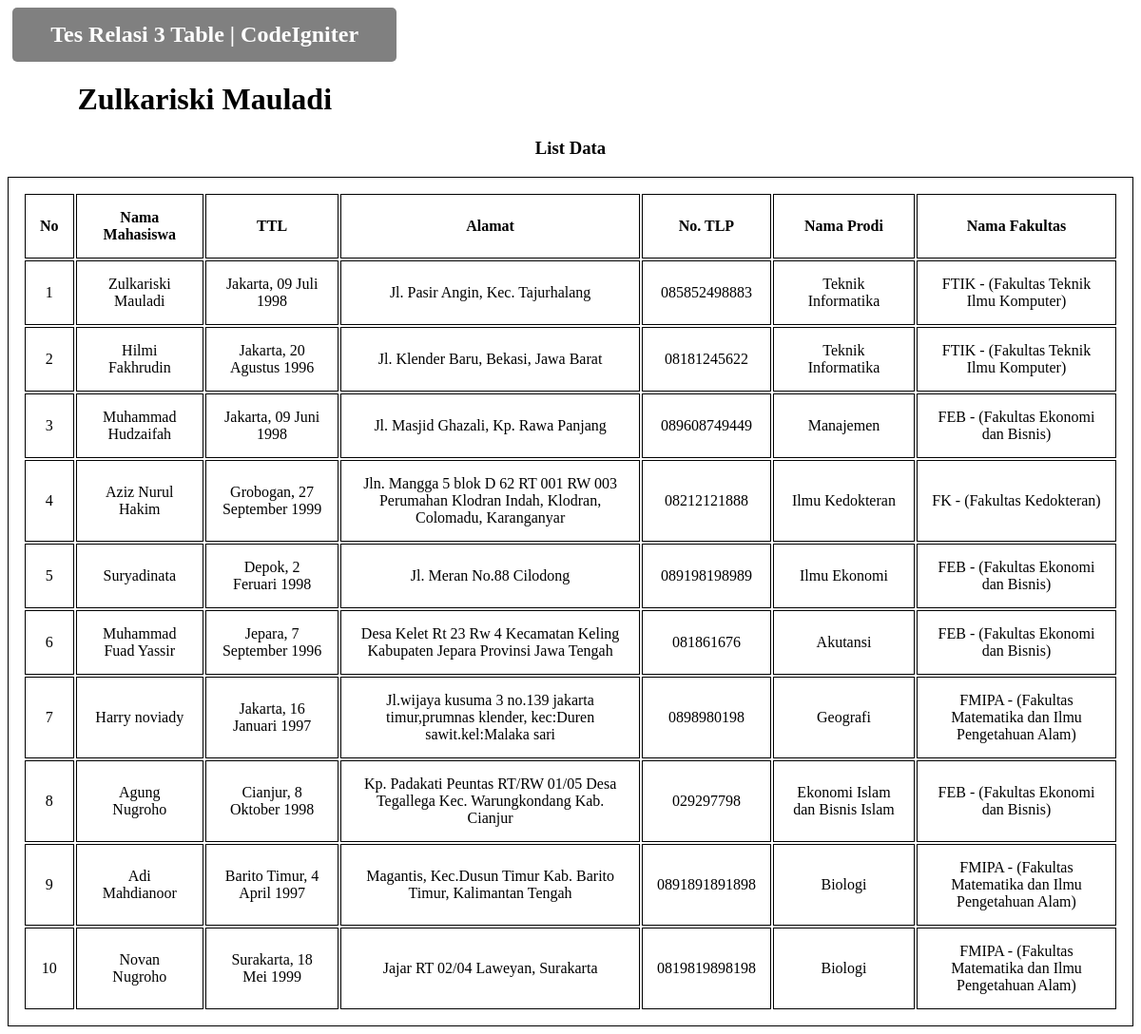
The page / on the database its author committed.
### tables this page shows
CREATE TABLE `fakultas` (
  `id_fakultas` int(11) NOT NULL,
  `nama_fakultas` varchar(128) NOT NULL
);

CREATE TABLE `mahasiswa` (
  `id` int(11) NOT NULL,
  `nim` varchar(12) NOT NULL,
  `id_prodi` int(11) NOT NULL,
  `nama` varchar(128) NOT NULL,
  `tmp_lahir` varchar(128) NOT NULL,
  `tgl_lahir` varchar(128) NOT NULL,
  `tahun_masuk` varchar(128) NOT NULL,
  `alamat` varchar(128) NOT NULL,
  `telepon` varchar(128) NOT NULL
);

CREATE TABLE `prodi` (
  `id_prodi` int(11) NOT NULL,
  `id_fakultas` int(11) NOT NULL,
  `nama_prodi` varchar(128) NOT NULL
);

### application/controllers/Welcome.php (called while the page is built, shortened)
<?php
class Welcome extends CI_Controller
{
	public function __construct()
	{
		$this->load->model(array('Person_model'));
	}
	public function index()
	{
		$data['dataProdi'] = $this->Person_model->getjoinProdi();
		$this->load->view('welcome_message', $data);
	}
}

### index.php (called while the page is built, shortened)
<?php
require_once BASEPATH.'core/CodeIgniter.php';

### application/models/Person_model.php (called while the page is built, shortened)
<?php
class Person_model extends CI_Model
{
    public function getjoinProdi()
    {
        $this->db->select(' fakultas.*, prodi.id_fakultas
                         AS id_prodi, prodi.nama_prodi, mahasiswa.*
                         ');
        $this->db->join('prodi', 'fakultas.id_fakultas = prodi.id_fakultas');
        $this->db->join('mahasiswa', 'prodi.id_prodi = mahasiswa.id_prodi');
        $this->db->from('fakultas');
        $query = $this->db->get();
        return $query->result();
    }
}

### application/views/welcome_message.php (the view, shortened to what this page needs)
<!DOCTYPE html>
<html lang="en">
<head>
</head>
<body>
	<div class="header">
		<h2>Tes Relasi 3 Table | CodeIgniter</h2>
		<h1>Zulkariski Mauladi</h1>
	</div>
	<div class="content">
		<h3>List Data</h3>
		<table>
			<thead>
				<tr>
					<th>No</th>
					<th>Nama Mahasiswa</th>
					<th>TTL</th>
					<th>Alamat</th>
					<th>No. TLP</th>
					<th>Nama Prodi</th>
					<th>Nama Fakultas</th>
				</tr>
			</thead>
			<tbody>
				<?php
				$no = 0;
				foreach ($dataProdi as $row) :
					$no++
				?>
					<tr>
						<td><?= $no ?>
						<td><?= $row->nama ?></td>
						<td><?= $row->tmp_lahir ?>, <?= $row->tgl_lahir ?></td>
						<td><?= $row->alamat ?></td>
						<td><?= $row->telepon ?></td>
						<td><?= $row->nama_prodi ?></td>
						<td><?= $row->nama_fakultas ?></td>
					</tr>
				<?php endforeach; ?>
		</table>
	</div>
</body>
</html>

### application/views/welcome_message.php (style rules this page uses)
.header { text-align: center; width: 35%; height: 10%; }
.content { text-align: center }
.content table, th, td { padding: 15px; border: 1px solid black; margin: 3px auto; }
h2 { color: white; background-color: gray; padding: 15px; margin: 5px; border-radius: 5px; }

### rows shown on the page
fakultas: mahasiswa.nama "Zulkariski Mauladi", mahasiswa.tmp_lahir "Jakarta", mahasiswa.tgl_lahir "09 Juli 1998", mahasiswa.alamat "Jl. Pasir Angin, Kec. Tajurhalang", mahasiswa.telepon "085852498883", prodi.nama_prodi "Teknik Informatika", nama_fakultas "FTIK - (Fakultas Teknik Ilmu Komputer)", mahasiswa.nama "Hilmi Fakhrudin", mahasiswa.tgl_lahir "20 Agustus 1996", mahasiswa.alamat "Jl. Klender Baru, Bekasi, Jawa Barat", mahasiswa.telepon "08181245622"
fakultas: mahasiswa.nama "Muhammad Hudzaifah", mahasiswa.tmp_lahir "Jakarta", mahasiswa.tgl_lahir "09 Juni 1998", mahasiswa.alamat "Jl. Masjid Ghazali, Kp. Rawa Panjang", mahasiswa.telepon "089608749449", prodi.nama_prodi "Manajemen", nama_fakultas "FEB - (Fakultas Ekonomi dan Bisnis)", mahasiswa.nama "Suryadinata", mahasiswa.tmp_lahir "Depok", mahasiswa.tgl_lahir "2 Feruari 1998", mahasiswa.alamat "Jl. Meran No.88 Cilodong", mahasiswa.telepon "089198198989", prodi.nama_prodi "Ilmu Ekonomi", mahasiswa.nama "Muhammad Fuad Yassir", mahasiswa.tmp_lahir "Jepara", mahasiswa.tgl_lahir "7 September 1996", mahasiswa.alamat "Desa Kelet Rt 23 Rw 4 Kecamatan Keling Kabupaten Jepara Provinsi Jawa Tengah", mahasiswa.telepon "081861676", prodi.nama_prodi "Akutansi", mahasiswa.nama "Agung Nugroho", mahasiswa.tmp_lahir "Cianjur", mahasiswa.tgl_lahir "8 Oktober 1998", mahasiswa.alamat "Kp. Padakati Peuntas RT/RW 01/05 Desa Tegallega Kec. Warungkondang Kab. Cianjur", mahasiswa.telepon "029297798", prodi.nama_prodi "Ekonomi Islam dan Bisnis Islam"
fakultas: mahasiswa.nama "Aziz Nurul Hakim", mahasiswa.tmp_lahir "Grobogan", mahasiswa.tgl_lahir "27 September 1999", mahasiswa.alamat "Jln. Mangga 5 blok D 62 RT 001 RW 003 Perumahan Klodran Indah, Klodran, Colomadu, Karanganyar", mahasiswa.telepon "08212121888", prodi.nama_prodi "Ilmu Kedokteran", nama_fakultas "FK - (Fakultas Kedokteran)"
fakultas: mahasiswa.nama "Harry noviady", mahasiswa.tmp_lahir "Jakarta", mahasiswa.tgl_lahir "16 Januari 1997", mahasiswa.alamat "Jl.wijaya kusuma 3 no.139 jakarta timur,prumnas klender, kec:Duren sawit.kel:Malaka sari", mahasiswa.telepon "0898980198", prodi.nama_prodi "Geografi", nama_fakultas "FMIPA - (Fakultas Matematika dan Ilmu Pengetahuan Alam)", mahasiswa.nama "Adi Mahdianoor", mahasiswa.tmp_lahir "Barito Timur", mahasiswa.tgl_lahir "4 April 1997", mahasiswa.alamat "Magantis, Kec.Dusun Timur Kab. Barito Timur, Kalimantan Tengah", mahasiswa.telepon "0891891891898", prodi.nama_prodi "Biologi", mahasiswa.nama "Novan Nugroho", mahasiswa.tmp_lahir "Surakarta", mahasiswa.tgl_lahir "18 Mei 1999", mahasiswa.alamat "Jajar RT 02/04 Laweyan, Surakarta", mahasiswa.telepon "0819819898198"
